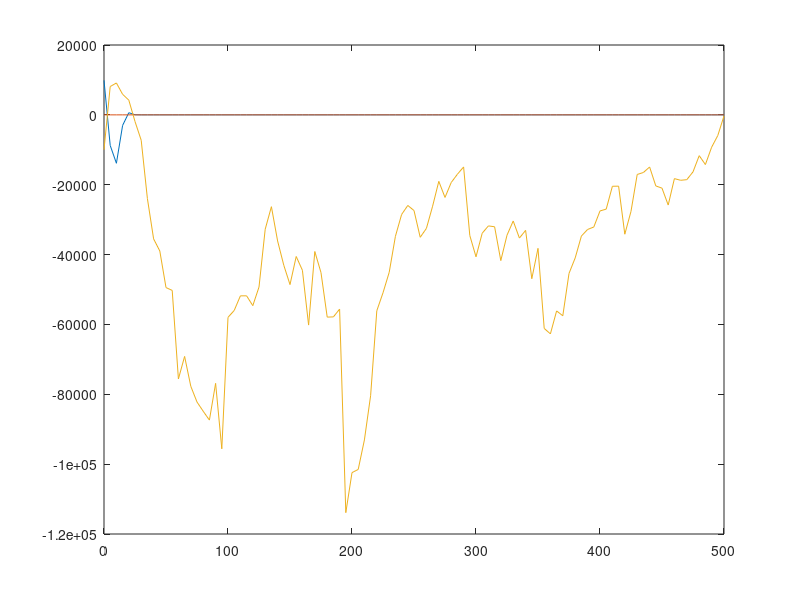

Recreate this plot in MATLAB. (Note: this script raises an error after producing the figure.)
%The code incorporate ideas presented in em.m from Higham paper
%randn('state',100)

clear
close all

delta = [1 1 0]';
a = [-1 0 1]';
a0 = 0;
sigma = [0.200 0 0;0.0375 0.1452 0;0.0250 0.0039 0.0967];
T = 500;
N = 500;
gamma = 1;

dt = T/N;
Yzero = transpose([11.10 12.00 11.00]);
dW = sqrt(dt)*randn(3,N);

omega = sigma*sigma';
kappa = -1 * delta' * a;
A = diag(a);
theta = trace(A*omega)/(2*delta'*a);


R = 5;
Dt = R*dt;
L = N/R;

Yem = zeros(3,L);
alphaem = zeros(1,L);
aem = zeros(1,L);
Ytemp = Yzero;
Yem(:,1) = Ytemp;
alphatemp = a0 + a'*log(Ytemp);
abt = alphatemp;
alphaem(1) = alphatemp;
aem(1) = abt;
piem = zeros(3,L);

pitemp = (1/gamma)*(((omega^(-1))*delta)*alphatemp - a*((delta'*(omega^(-1))*delta)*(L*Dt*alphatemp - 0.25*trace(A*omega)*(L*Dt)^2)));
piem(:,1) = pitemp;
wealthem = zeros(1,L);
wealthtemp = [0 0 0]';
wealthem(1) =0 ;

possem = zeros(3,L);
posstemp = pitemp./Ytemp;
possem(:,1) = posstemp;

for j = 1:L
    Winc = sum(dW(:,R*(j-1)+1:R*j),2);
    %pip = pitemp;
    %for k = 1:3
        %Ytemp(k) = - Ytemp(k)*((Dt*alphatemp)*(delta(k)) + sigma(k,:) * Winc -1)^-1;
    %end
    Ytemp = Ytemp + (Dt*alphatemp)*(delta.*Ytemp) + sigma * Winc.*Ytemp;
    alphatemp = a0 + a'*log(Ytemp);
    %Ytemp = - Ytemp*((Dt*alphatemp)*(delta) + sigma * Winc-1)^-1;
    pitemp = -(1/gamma)*(((omega^(-1))*delta)*alphatemp - a*((delta'*(omega^(-1))*delta)*((L-j)*Dt*alphatemp - 0.25*trace(A*omega)*((L-j)*Dt)^2)));
    posstemp = pitemp./Ytemp;
    %wealthtemp = wealthtemp + pitemp'*delta*alphatemp*Dt + pitemp'*sigma * Winc;
    wealthtemp = wealthtemp + sum(pitemp'*((Ytemp-Yem(:,j))./Ytemp));
    abt = abt + kappa*(theta-abt)*Dt+a'*sigma*Winc;
    Yem(:,j+1) = Ytemp;
    alphaem(j+1) = alphatemp;
    aem(j+1) = abt;
    piem(:,j+1) = pitemp;
    %wealthem(j+1) = sum(wealthtemp);
    wealthem(j+1) = sum(wealthtemp);
    possem(:,j+1) = posstemp;
end

%wealth = sum(abs(piem),1);

figure
plot([0:Dt:T],possem);


lomo = varm(3,1);
eslomo = estimate(lomo,log(Yem'));
loBB = eslomo.AR{1,1};
loomg2 = eslomo.Covariance;
losisi = chol(loomg2);
lobinv = (loBB^(-1));
losi = lobinv*losisi';
loomg = losi*losi'/Dt;
lolol = chol(loomg);

lokpii = lobinv*(eye(3)-loBB)/Dt;
[louk,loek] = eig(lokpii);
louuk = louk^-1;
locc = lobinv * eslomo.Constant/ Dt;
lovar = diag(loomg);

%AAPL,INTC,QCOM


%following variables naming convention follow previous ones without the 'lo'
mo = varm(3,1);
esmo = estimate(mo,Yem');
BB = esmo.AR{1,1};
omg2 = esmo.Covariance;
sisi = chol(omg2);
binv = (BB^(-1));
si = binv*sisi';
omg = si*si'/Dt;
lol = chol(omg);

kpii = binv*(eye(3)-BB)/Dt;
[uk,ek] = eig(kpii);
uuk = uk^-1;

%mm: estimated mean reversion mean
mm = (eye(3)-BB)^(-1) * esmo.Constant;

var = diag(omg);

if all(imag(diag(loek)) == 0)
    disp('loreal');
    for k = 1:length(louk(1,:))
        if all(abs(loek(k,k)) >= abs(diag(loek))) == 1
            disp(k);
            losluk = louuk(k,:);
        end
    end
else
    disp('loimag');
    for l = 1:length(louk(1,:))
        if all((imag(louuk(l,:)))<1.0e-7) == 1
            disp(l);
            losluk = louuk(l,:);
        end
    end
end

if all(imag(losluk) < 1.0e-8) == 1
    losluk = real(losluk);
end

if all(imag(diag(ek)) == 0)
    disp('real');
    for k = 1:length(uk(1,:))
        if all(abs(ek(k,k)) >= abs(diag(ek))) == 1
            disp(k);
            sluk = uuk(k,:);
        end
    end
else
    disp('imag');
    for l = 1:length(uk(1,:))
        if all((imag(uuk(l,:)))<1.0e-7) == 1
            disp(l);
            sluk = uuk(l,:);
        end
    end
end

if all(imag(sluk) < 1.0e-8) == 1
    sluk = real(sluk);
end

varstd = 0;

for stdnb1 = 1:length(sluk)
    for stdnb2 = 1:length(sluk)
        varstd = varstd + sluk(stdnb1)*sluk(stdnb2)*loomg(stdnb1,stdnb2);
    end
end
std = sqrt(varstd);

beta = 0;
bbeta = zeros(1,L);
bbeta(1) = 0;
Wtt = zeros(1,L);
Wtt(1) = 0;
Wt = 0;
cash = 0;
for lll = 1:L
    ytemp = Yem(:,lll);
    ycoi = sluk*ytemp;
    if lll == 1
        ytempl = ytemp;
    end
    if ycoi >= sluk*mm+std && beta == 0
        beta = -1;
        ytempl = ytemp;     
    elseif ycoi <=sluk*mm-std && beta == 0
        beta = 1;
        ytempl = ytemp;
    elseif ycoi <= sluk*mm+ 0.1*std && beta == -1
        cash = cash+ beta * sluk*(ytemp - ytempl);
        ytempl = 0;
        beta =0 ;
    elseif ycoi>= sluk*mm-0.1*std && beta == 1
        cash = cash + beta * sluk*(ytemp - ytempl);
        ytempl = 0;
        beta =0;
    end
    Wt = cash + beta * sluk*(ytemp - ytempl);
    Wtt(lll+1) = Wt;
    bbeta(lll+1) = beta;
end

figure

subplot(2,3,1)
for l = 1:3
    plot([0:Dt:T],[Yem(l,:)]),hold on
end
hold off
xlabel('Time','FontSize',12);
ylabel('Asset Prices','FontSize',12,'Rotation',90);
legend('Y_{t}^{1}','Y_{t}^{2}','Y_{t}^{3}');

subplot(2,3,2)
plot([0:Dt:T],alphaem);
xlabel('Time','FontSize',12);
ylabel('Co-Intergration Factor \alpha','FontSize',12,'Rotation',90);

subplot(2,3,3)
for k = 1:3
    plot([0:Dt:T],piem(k,:)./Yem(k,:)),hold on
end
hold off
legend('\pi^{1}/Y_{t}^{1}','\pi^{2}/Y_{t}^{2}','\pi^{3}/Y_{t}^{3}');
xlabel('Time','FontSize',12);
ylabel('Position','FontSize',12,'Rotation',90);

subplot(2,3,4)
plot([0:Dt:T],wealthem);
xlabel('Time','FontSize',12);
ylabel('Wealth1','FontSize',12,'Rotation',90);

subplot(2,3,5)
plot([0:Dt:T],Wtt);
xlabel('Time','FontSize',12)
ylabel('Wealth of pairs trading','FontSize',12,'Rotation',90);

subplot(2,3,6)
yyaxis right
plot([0:Dt:T],bbeta),hold on
ylabel('Position','FontSize',12,'Rotation',90);
yyaxis left
plot([0:Dt:T],sluk*Yem),hold on
xlabel('Time','FontSize',12)
ylabel('Cointegration factor of pairs trading','FontSize',12,'Rotation',90);
sdp = ones(1,L+1)*(sluk*mm+std);
sdm = ones(1,L+1)*(sluk*mm-std);
sdpp = ones(1,L+1)*(sluk*mm+0.1*std);
sdmm = ones(1,L+1)*(sluk*mm-0.1*std);
plot([0:Dt:T],sdp,'-'),hold on
plot([0:Dt:T],sdm,'-'),hold on
plot([0:Dt:T],sdpp,'-'),hold on
plot([0:Dt:T],sdmm,'-'),hold off
